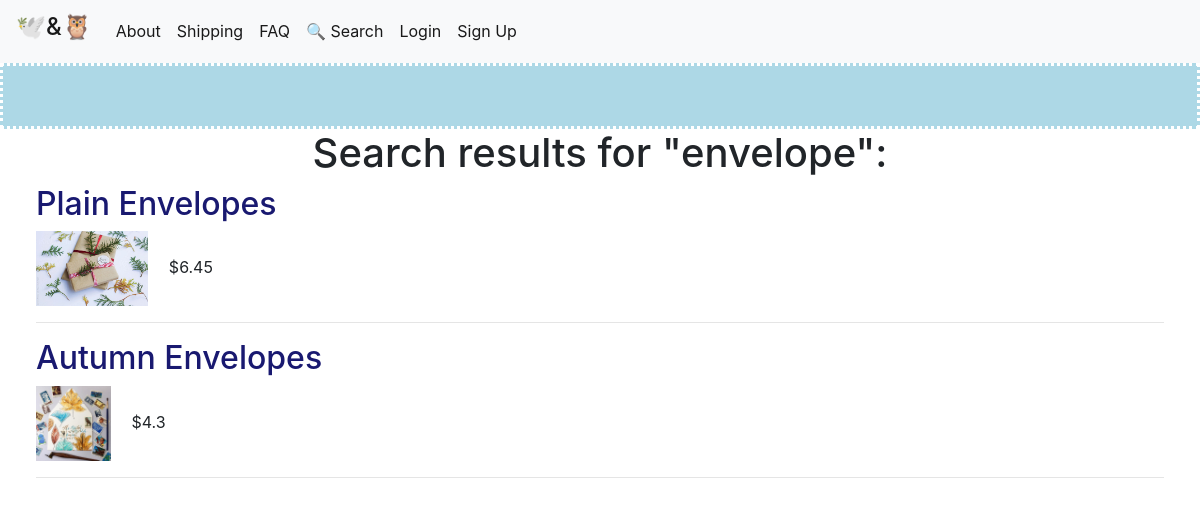
Screenshot of /search_res/envelope with the database file from the repository.
### tables this page shows
CREATE TABLE products (
    id INTEGER PRIMARY KEY AUTOINCREMENT,
    cost FLOAT NOT NULL,
    name TEXT NOT NULL,
    description TEXT,
    category TEXT,
    image TEXT
);

### project/main.py (the view)
@main.route('/search_res/<category>')
def search_category(category):
    search_query = str(category).split()
    conn = get_db_connection()
    products = conn.execute('SELECT * FROM products').fetchall()
    results = []
    conn.close()
    process = "Process:      "
    for p in products:
        process += "p = " + str(p['name']) + "    "
        res = False
        for sq in search_query:
            if sq.lower() in str(p['name']).lower():
                res = True
            else:
                process
        if res:
            results.append(p)
    return render_template('category.html', products=results, search_query=str(category))

### project/main.py (called while the page is built)
def get_db_connection():
    conn = sqlite3.connect('database.db')
    conn.row_factory = sqlite3.Row
    return conn

### project/templates/category.html (shortened to what this page needs)
{% extends 'base.html' %}
{% block content %}
<h1 align="center"> Search results for "{{ search_query }}": </h1>
{% for product in products %}
    <a href="{{ url_for('main.product', product_id=product['id']) }}">
        <font color="#191970"><h2>{{ product['name'] }}</h2></font>
    </a>
    <img src="../static/pictures/{{ product['image'] }}" height="75" border="5" alt="">
    <span color="white" lass="badge badge-primary">&emsp;${{ product['cost'] }}</span>
    <hr>
{% endfor %}
{% endblock %}

### rows the page displays
products: name "Plain Envelopes", image (picture), cost "6.45"
products: name "Autumn Envelopes", image (picture), cost "4.3"

### other values shown
{{ search_query }} "envelope"
